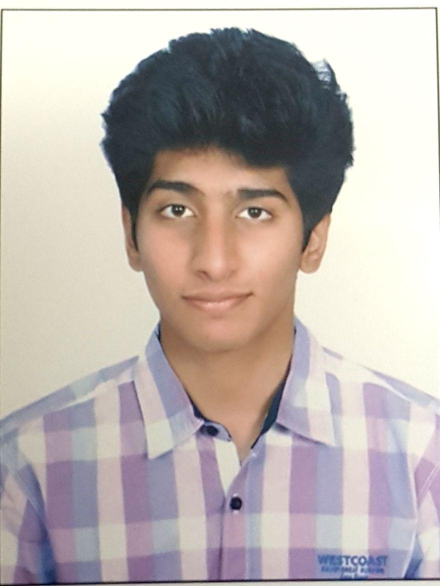
#> input picture oldProject/Images/me2.jpg, 880 x 1172 px (shown at 1/2 size)
$ python grabCut_OpenCV.py
#> lines starting #> are read from the running program, lines starting #| are printed output that depends on the picture
import numpy as np
import cv2 as cv
from matplotlib import pyplot as plt
img = cv.imread('Images/me2.jpg')
#> img is the input picture: shape (1172, 880, 3); mean B, G, R 174.4, 178.2, 187.5
mask = np.zeros(img.shape[:2],np.uint8)
bgdModel = np.zeros((1,65),np.float64)
fgdModel = np.zeros((1,65),np.float64)
rect = (50,50,1155,1200)
cv.grabCut(img,mask,rect,bgdModel,fgdModel,5,cv.GC_INIT_WITH_RECT)
mask2 = np.where((mask==2)|(mask==0),0,1).astype('uint8')
img = img*mask2[:,:,np.newaxis]
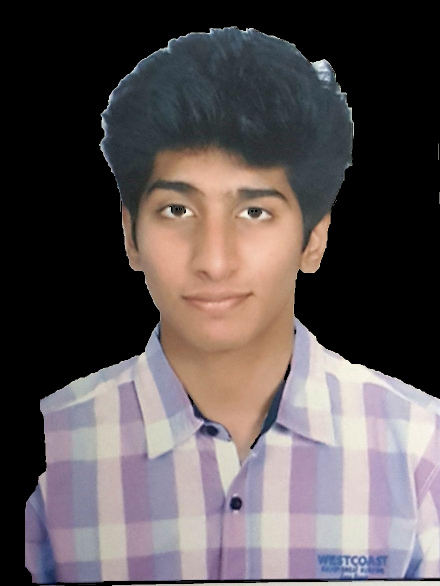
#> img: shape (1172, 880, 3) (shown at 1/2 size); mean B, G, R 84.1, 82.9, 91
plt.imshow(img),plt.show()
